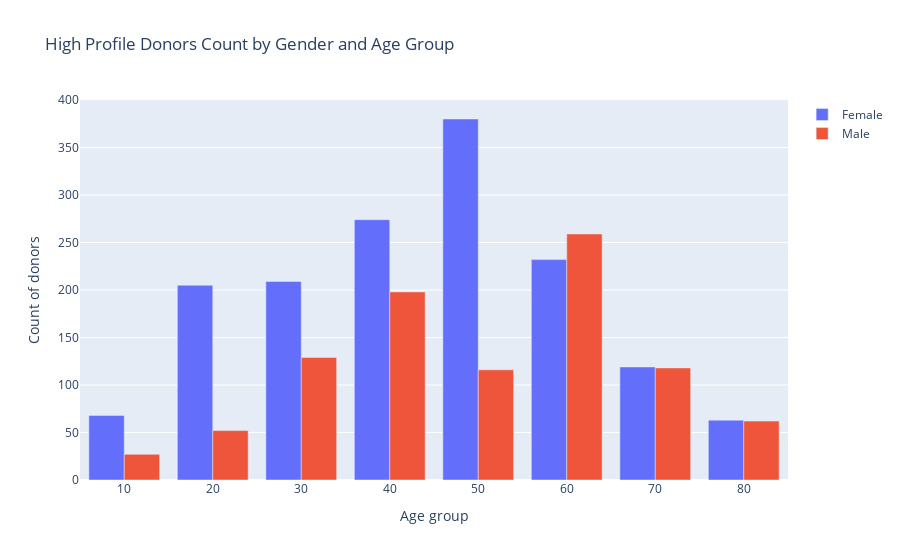

The code cell stored with this chart in its notebook:
### Code cell
fig = go.Figure(data=[
    go.Bar(name='Female', x=best_by_gender_agegroup["age_group"], y=best_by_gender_agegroup["Female"]),
    go.Bar(name='Male', x=best_by_gender_agegroup["age_group"], y=best_by_gender_agegroup["Male"])])
fig.update_layout(
    title="High Profile Donors Count by Gender and Age Group",
    xaxis_title="Age group",
    yaxis_title="Count of donors")
fig.show()

### Figure 1 — Plotly figure (JSON) as saved in the notebook; plotly's stock layout.template omitted (floating-point values rounded to 4 significant figures)
{"data": [{"name": "Female", "type": "bar", "x": [10, 20, 30, 40, 50, 60, 70, 80], "y": [68, 205, 209, 274, 380, 232, 119, 63]}, {"name": "Male", "type": "bar", "x": [10, 20, 30, 40, 50, 60, 70, 80], "y": [27, 52, 129, 198, 116, 259, 118, 62]}], "layout": {"title": {"text": "High Profile Donors Count by Gender and Age Group"}, "xaxis": {"title": {"text": "Age group"}}, "yaxis": {"title": {"text": "Count of donors"}}}}
